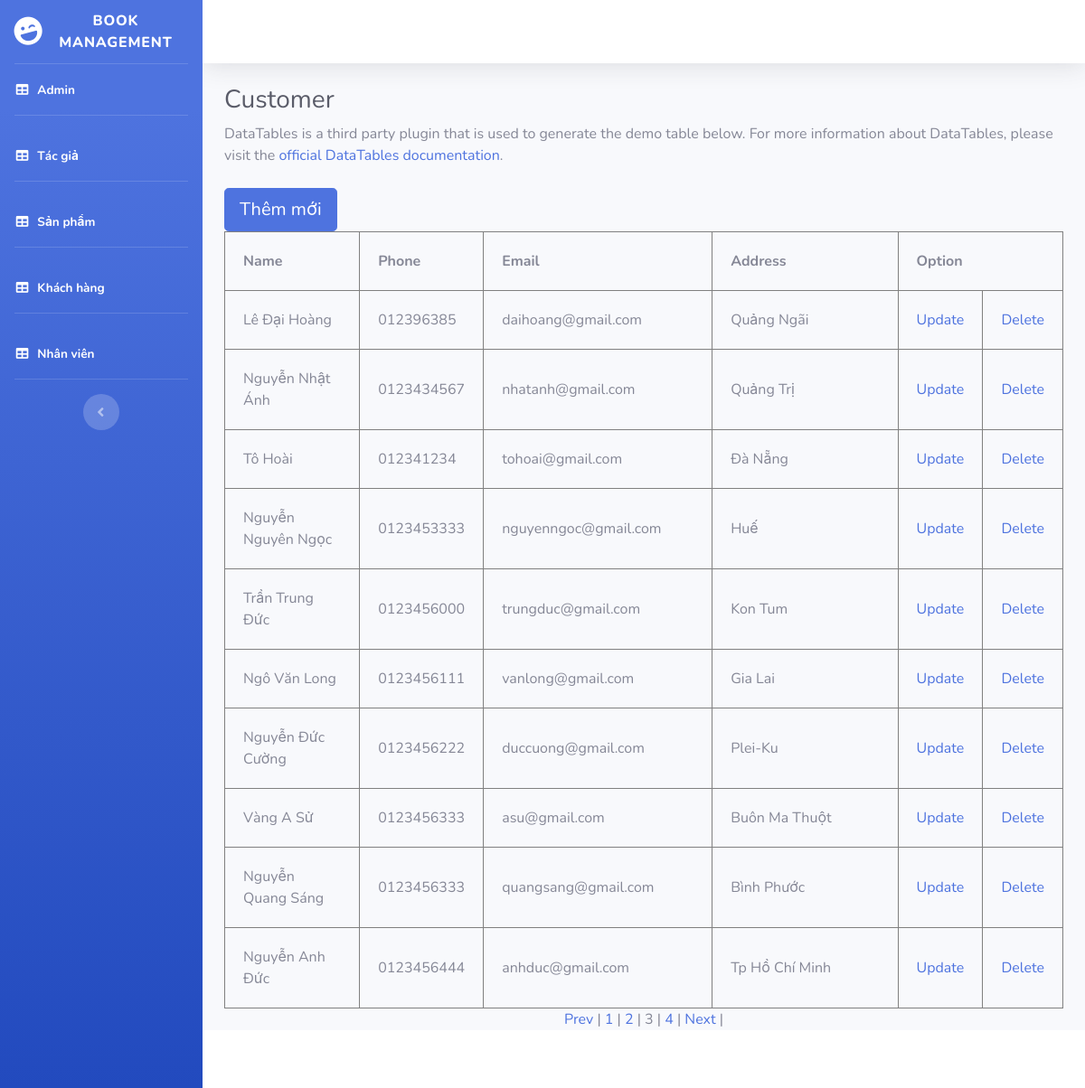
The page /khach-hang.php?page=3 on the database its author committed.
### tables this page shows
CREATE TABLE `customer` (
  `ID_CUSTOMER` int(10) NOT NULL,
  `NAME_CUSTOMER` varchar(30) NOT NULL,
  `PHONE_CUSTOMER` varchar(11) NOT NULL,
  `EMAIL_CUSTOMER` varchar(30) NOT NULL,
  `ADDRESS_CUSTOMER` varchar(50) NOT NULL
);

### khach-hang.php (the view, shortened to what this page needs)
<!DOCTYPE html>
<html lang="en">
<head>
  <link href="vendor/fontawesome-free/css/all.min.css" rel="stylesheet" type="text/css">
  <link href="css/sb-admin-2.css" rel="stylesheet">
</head>
<body id="page-top">
  <div id="wrapper">
    <ul class="navbar-nav bg-gradient-primary sidebar sidebar-dark accordion" id="accordionSidebar">
      <a class="sidebar-brand d-flex align-items-center justify-content-center" href="index.php">
        <div class="sidebar-brand-icon rotate-n-15">
          <i class="fas fa-laugh-wink"></i>
        </div>
        <div class="sidebar-brand-text mx-3">Book Management</div>
      </a>
      <hr class="sidebar-divider my-0">
      <li class="nav-item active">
        <a class="nav-link" href="index.php">
          <i class="fas fa-fw fa-table"></i>
          <span>Admin</span></a>
      </li>
      <hr class="sidebar-divider d-none d-md-block">
      <li class="nav-item active">
        <a class="nav-link" href="tac-gia.php">
          <i class="fas fa-fw fa-table"></i>
          <span>Tác giả</span></a>
      </li>
      <hr class="sidebar-divider d-none d-md-block">
      <li class="nav-item active">
        <a class="nav-link" href="san-pham.php">
          <i class="fas fa-fw fa-table"></i>
          <span>Sản phẩm</span></a>
      </li>
      <hr class="sidebar-divider d-none d-md-block">
      <li class="nav-item active">
        <a class="nav-link" href="khach-hang.php">
          <i class="fas fa-fw fa-table"></i>
          <span>Khách hàng</span></a>
      </li>
      <hr class="sidebar-divider d-none d-md-block">
      <li class="nav-item active">
        <a class="nav-link" href="nhan-vien.php">
          <i class="fas fa-fw fa-table"></i>
          <span>Nhân viên</span></a>
      </li>
      <hr class="sidebar-divider d-none d-md-block">
      <div class="text-center d-none d-md-inline">
        <button class="rounded-circle border-0" id="sidebarToggle"></button>
      </div>
    </ul>
    <div id="content-wrapper" class="d-flex flex-column">
      <div id="content">
        <nav class="navbar navbar-expand navbar-light bg-white topbar mb-4 static-top shadow">
        </nav>
        <div class="container-fluid">
          <h1 class="h3 mb-2 text-gray-800">Customer</h1>
          <p class="mb-4">DataTables is a third party plugin that is used to generate the demo table below. For more
            information about DataTables, please visit the <a target="_blank" href="https://datatables.net">official
              DataTables documentation</a>.</p>
          <button type="button" class="btn btn-primary btn-lg" data-toggle="modal" data-target="#modelId">
            Thêm mới
          </button>
            <?php
            $conn = mysqli_connect('localhost', 'root', '', 'bookmanagement');
            $result = mysqli_query($conn, 'select count(ID_CUSTOMER) as total from customer');
            $row = mysqli_fetch_assoc($result);
            $total_records = $row['total'];
            $current_page = isset($_GET['page']) ? $_GET['page'] : 1;
            $limit = 10;
            $total_page = ceil($total_records / $limit);
            $start = ($current_page - 1) * $limit;
            $result = mysqli_query($conn, "SELECT * FROM customer LIMIT $start, $limit");
            ?>
            <div>
                <table width="100%" border="1px" cellspacing="0px" cellpadding="20px">
                    <tr>
                        <th width="20%">Name</th>
                        <th width="10%">Phone</th>
                        <th width="30%">Email</th>
                        <th width="30%">Address</th>
                        <th colspan="2" width="10%">Option</th>
                    </tr>
                    <?php while ($row = mysqli_fetch_assoc($result)){ ?>
                        <tr>
                            <td><?php echo $row["NAME_CUSTOMER"] ?></td>
                            <td><?php echo $row["PHONE_CUSTOMER"] ?></td>
                            <td><?php echo $row["EMAIL_CUSTOMER"] ?></td>
                            <td><?php echo $row["ADDRESS_CUSTOMER"] ?></td>
                            <td><a href="update_customer.php?ID_CUSTOMER=<?php echo $row['ID_CUSTOMER'] ?>">Update</a></td>
                            <td><a href="delete_customer.php?ID_CUSTOMER=<?php echo $row['ID_CUSTOMER']?>" onclick="if(confirm('Do you Sure ?')) return true; else return false">Delete</a></td>
                        </tr>
                    <?php } ?>
                </table>
            </div>
            <div  style="text-align: center; margin: auto">
                <?php
                if ($current_page > 1 && $total_page > 1){
                    echo '<a href="khach-hang.php?page='.($current_page-1).'">Prev</a> | ';
                }
                for ($i = 1; $i <= $total_page; $i++){
                    if ($i == $current_page){
                        echo '<span>'.$i.'</span> | ';
                    }
                    else{
                        echo '<a href="khach-hang.php?page='.$i.'">'.$i.'</a> | ';
                    }
                }
                if ($current_page < $total_page && $total_page > 1){
                    echo '<a href="khach-hang.php?page='.($current_page+1).'">Next</a> | ';
                }
                ?>
            </div>
        </div>
      </div>
      <footer class="sticky-footer bg-white">
      </footer>
    </div>
  </div>
</body>
</html>

### rows shown on the page
customer: NAME_CUSTOMER "Lê Đại Hoàng", PHONE_CUSTOMER "012396385", EMAIL_CUSTOMER "daihoang@gmail.com", ADDRESS_CUSTOMER "Quảng Ngãi"
customer: NAME_CUSTOMER "Nguyễn Nhật Ánh", PHONE_CUSTOMER "0123434567", EMAIL_CUSTOMER "nhatanh@gmail.com", ADDRESS_CUSTOMER "Quảng Trị"
customer: NAME_CUSTOMER "Tô Hoài", PHONE_CUSTOMER "012341234", EMAIL_CUSTOMER "tohoai@gmail.com", ADDRESS_CUSTOMER "Đà Nẵng"
customer: NAME_CUSTOMER "Nguyễn Nguyên Ngọc", PHONE_CUSTOMER "0123453333", EMAIL_CUSTOMER "nguyenngoc@gmail.com", ADDRESS_CUSTOMER "Huế"
customer: NAME_CUSTOMER "Trần Trung Đức", PHONE_CUSTOMER "0123456000", EMAIL_CUSTOMER "trungduc@gmail.com", ADDRESS_CUSTOMER "Kon Tum"
customer: NAME_CUSTOMER "Ngô Văn Long", PHONE_CUSTOMER "0123456111", EMAIL_CUSTOMER "vanlong@gmail.com", ADDRESS_CUSTOMER "Gia Lai"
customer: NAME_CUSTOMER "Nguyễn Đức Cường", PHONE_CUSTOMER "0123456222", EMAIL_CUSTOMER "duccuong@gmail.com", ADDRESS_CUSTOMER "Plei-Ku"
customer: NAME_CUSTOMER "Vàng A Sử", PHONE_CUSTOMER "0123456333", EMAIL_CUSTOMER "asu@gmail.com", ADDRESS_CUSTOMER "Buôn Ma Thuột"
customer: NAME_CUSTOMER "Nguyễn Quang Sáng", PHONE_CUSTOMER "0123456333", EMAIL_CUSTOMER "quangsang@gmail.com", ADDRESS_CUSTOMER "Bình Phước"
customer: NAME_CUSTOMER "Nguyễn Anh Đức", PHONE_CUSTOMER "0123456444", EMAIL_CUSTOMER "anhduc@gmail.com", ADDRESS_CUSTOMER "Tp Hồ Chí Minh"
